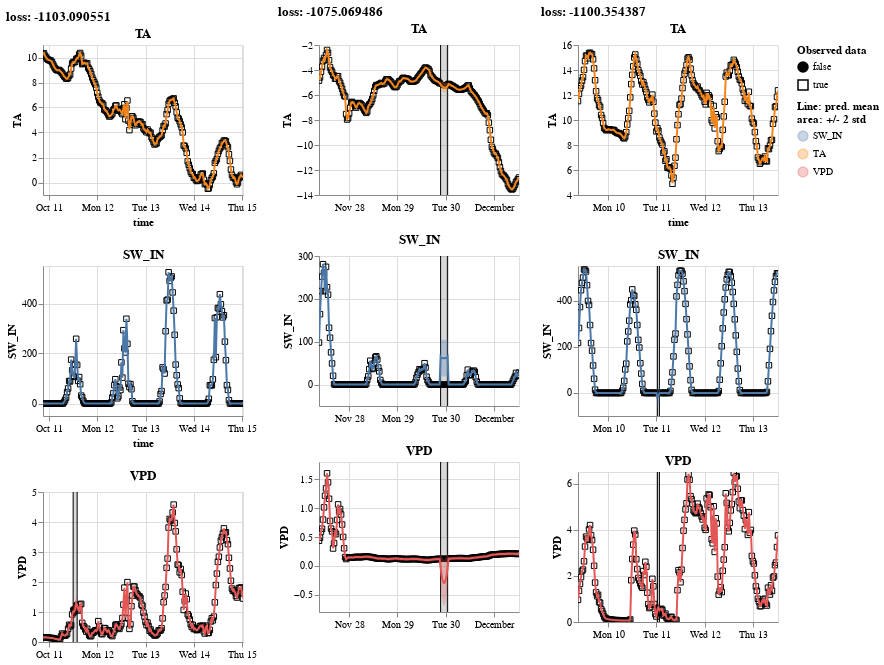

Source (notebook cell):
### Code cell
show_results(learn)

### Figure 1 — Vega-Lite specification as saved in the notebook (floating-point values rounded to 4 significant figures; data arrays with more than 128 entries replaced by an {"elided": "..."} marker saying what was removed)
{"config": {"view": {"continuousWidth": 400, "continuousHeight": 300}}, "hconcat": [{"vconcat": [{"hconcat": [{"layer": [{"mark": {"type": "point", "color": "black", "fillOpacity": 1, "strokeWidth": 1}, "encoding": {"fill": {"field": "is_present", "legend": {"title": ["Observed data"]}, "scale": {"range": ["black", "#ffffff00"]}, "type": "nominal"}, "shape": {"field": "is_present", "type": "nominal"}, "x": {"axis": {"domain": true, "labels": true, "ticks": true, "title": "time"}, "field": "time", "type": "temporal"}, "y": {"field": "value", "scale": {"zero": false}, "title": "TA", "type": "quantitative"}}}, {"layer": [{"mark": "errorband", "encoding": {"color": {"field": "variable", "legend": {"title": ["Line: pred. mean", "area: +/- 2 std"]}, "type": "nominal"}, "x": {"field": "time", "type": "temporal"}, "y": {"field": "err_low", "scale": {"zero": false}, "title": "TA", "type": "quantitative"}, "y2": {"field": "err_high"}}, "name": "view_37"}, {"mark": "line", "encoding": {"color": {"field": "variable", "type": "nominal"}, "x": {"field": "time", "type": "temporal"}, "y": {"field": "mean", "scale": {"zero": false}, "title": "TA", "type": "quantitative"}}}]}], "height": 150, "title": "TA", "width": 200}], "data": {"name": "data-8fe6e1eea2140f7b5a068dd69c86f509"}}, {"hconcat": [{"layer": [{"mark": {"type": "point", "color": "black", "fillOpacity": 1, "strokeWidth": 1}, "encoding": {"fill": {"field": "is_present", "legend": {"title": ["Observed data"]}, "scale": {"range": ["black", "#ffffff00"]}, "type": "nominal"}, "shape": {"field": "is_present", "type": "nominal"}, "x": {"axis": {"domain": true, "labels": true, "ticks": true, "title": "time"}, "field": "time", "type": "temporal"}, "y": {"field": "value", "scale": {"zero": false}, "title": "SW_IN", "type": "quantitative"}}}, {"layer": [{"mark": "errorband", "encoding": {"color": {"field": "variable", "legend": {"title": ["Line: pred. mean", "area: +/- 2 std"]}, "type": "nominal"}, "x": {"field": "time", "type": "temporal"}, "y": {"field": "err_low", "scale": {"zero": false}, "title": "SW_IN", "type": "quantitative"}, "y2": {"field": "err_high"}}, "name": "view_38"}, {"mark": "line", "encoding": {"color": {"field": "variable", "type": "nominal"}, "x": {"field": "time", "type": "temporal"}, "y": {"field": "mean", "scale": {"zero": false}, "title": "SW_IN", "type": "quantitative"}}}]}], "height": 150, "title": "SW_IN", "width": 200}], "data": {"name": "data-7e518132b7297be9b7bc2417c523b8d4"}}, {"hconcat": [{"layer": [{"data": {"name": "data-00b96e3f3b38e1adae008c5a1208608d"}, "mark": {"type": "point", "color": "black", "fillOpacity": 1, "strokeWidth": 1}, "encoding": {"fill": {"field": "is_present", "legend": {"title": ["Observed data"]}, "scale": {"range": ["black", "#ffffff00"]}, "type": "nominal"}, "shape": {"field": "is_present", "type": "nominal"}, "x": {"axis": {"domain": true, "labels": true, "ticks": true, "title": "time"}, "field": "time", "type": "temporal"}, "y": {"field": "value", "scale": {"zero": false}, "title": "VPD", "type": "quantitative"}}}, {"layer": [{"mark": "rule", "encoding": {"x": {"axis": {"domain": false, "labels": false, "ticks": false, "title": null}, "field": "gap_start", "type": "temporal"}}}, {"mark": "rule", "encoding": {"x": {"axis": {"domain": false, "labels": false, "ticks": false, "title": null}, "field": "gap_end", "type": "temporal"}}}, {"mark": {"type": "rect", "color": "black", "opacity": 0.15}, "encoding": {"x": {"axis": {"domain": false, "labels": false, "ticks": false, "title": null}, "field": "gap_start", "type": "temporal"}, "x2": {"field": "gap_end"}}}], "data": {"name": "data-9d551d4e960cfbdd5d131d704a755df1"}}, {"layer": [{"mark": "errorband", "encoding": {"color": {"field": "variable", "legend": {"title": ["Line: pred. mean", "area: +/- 2 std"]}, "type": "nominal"}, "x": {"field": "time", "type": "temporal"}, "y": {"field": "err_low", "scale": {"zero": false}, "title": "VPD", "type": "quantitative"}, "y2": {"field": "err_high"}}, "name": "view_39"}, {"mark": "line", "encoding": {"color": {"field": "variable", "type": "nominal"}, "x": {"field": "time", "type": "temporal"}, "y": {"field": "mean", "scale": {"zero": false}, "title": "VPD", "type": "quantitative"}}}], "data": {"name": "data-00b96e3f3b38e1adae008c5a1208608d"}}], "height": 150, "title": "VPD", "width": 200}]}], "title": "loss: -1103.090551"}, {"vconcat": [{"hconcat": [{"layer": [{"data": {"name": "data-a427e505cb0a9d3e7280245842157ae7"}, "mark": {"type": "point", "color": "black", "fillOpacity": 1, "strokeWidth": 1}, "encoding": {"fill": {"field": "is_present", "legend": {"title": ["Observed data"]}, "scale": {"range": ["black", "#ffffff00"]}, "type": "nominal"}, "shape": {"field": "is_present", "type": "nominal"}, "x": {"axis": {"domain": true, "labels": true, "ticks": true, "title": "time"}, "field": "time", "type": "temporal"}, "y": {"field": "value", "scale": {"zero": false}, "title": "TA", "type": "quantitative"}}}, {"layer": [{"mark": "rule", "encoding": {"x": {"axis": {"domain": false, "labels": false, "ticks": false, "title": null}, "field": "gap_start", "type": "temporal"}}}, {"mark": "rule", "encoding": {"x": {"axis": {"domain": false, "labels": false, "ticks": false, "title": null}, "field": "gap_end", "type": "temporal"}}}, {"mark": {"type": "rect", "color": "black", "opacity": 0.15}, "encoding": {"x": {"axis": {"domain": false, "labels": false, "ticks": false, "title": null}, "field": "gap_start", "type": "temporal"}, "x2": {"field": "gap_end"}}}], "data": {"name": "data-952cde6db761269fcd8f5e6457d1a432"}}, {"layer": [{"mark": "errorband", "encoding": {"color": {"field": "variable", "legend": {"title": ["Line: pred. mean", "area: +/- 2 std"]}, "type": "nominal"}, "x": {"field": "time", "type": "temporal"}, "y": {"field": "err_low", "scale": {"zero": false}, "title": "TA", "type": "quantitative"}, "y2": {"field": "err_high"}}, "name": "view_40"}, {"mark": "line", "encoding": {"color": {"field": "variable", "type": "nominal"}, "x": {"field": "time", "type": "temporal"}, "y": {"field": "mean", "scale": {"zero": false}, "title": "TA", "type": "quantitative"}}}], "data": {"name": "data-a427e505cb0a9d3e7280245842157ae7"}}], "height": 150, "title": "TA", "width": 200}]}, {"hconcat": [{"layer": [{"data": {"name": "data-3265596af3be4f5194acb014fe267096"}, "mark": {"type": "point", "color": "black", "fillOpacity": 1, "strokeWidth": 1}, "encoding": {"fill": {"field": "is_present", "legend": {"title": ["Observed data"]}, "scale": {"range": ["black", "#ffffff00"]}, "type": "nominal"}, "shape": {"field": "is_present", "type": "nominal"}, "x": {"axis": {"domain": true, "labels": true, "ticks": true, "title": "time"}, "field": "time", "type": "temporal"}, "y": {"field": "value", "scale": {"zero": false}, "title": "SW_IN", "type": "quantitative"}}}, {"layer": [{"mark": "rule", "encoding": {"x": {"axis": {"domain": false, "labels": false, "ticks": false, "title": null}, "field": "gap_start", "type": "temporal"}}}, {"mark": "rule", "encoding": {"x": {"axis": {"domain": false, "labels": false, "ticks": false, "title": null}, "field": "gap_end", "type": "temporal"}}}, {"mark": {"type": "rect", "color": "black", "opacity": 0.15}, "encoding": {"x": {"axis": {"domain": false, "labels": false, "ticks": false, "title": null}, "field": "gap_start", "type": "temporal"}, "x2": {"field": "gap_end"}}}], "data": {"name": "data-952cde6db761269fcd8f5e6457d1a432"}}, {"layer": [{"mark": "errorband", "encoding": {"color": {"field": "variable", "legend": {"title": ["Line: pred. mean", "area: +/- 2 std"]}, "type": "nominal"}, "x": {"field": "time", "type": "temporal"}, "y": {"field": "err_low", "scale": {"zero": false}, "title": "SW_IN", "type": "quantitative"}, "y2": {"field": "err_high"}}, "name": "view_41"}, {"mark": "line", "encoding": {"color": {"field": "variable", "type": "nominal"}, "x": {"field": "time", "type": "temporal"}, "y": {"field": "mean", "scale": {"zero": false}, "title": "SW_IN", "type": "quantitative"}}}], "data": {"name": "data-3265596af3be4f5194acb014fe267096"}}], "height": 150, "title": "SW_IN", "width": 200}]}, {"hconcat": [{"layer": [{"data": {"name": "data-7f90f7babfe41bdea349eab3efaf80b2"}, "mark": {"type": "point", "color": "black", "fillOpacity": 1, "strokeWidth": 1}, "encoding": {"fill": {"field": "is_present", "legend": {"title": ["Observed data"]}, "scale": {"range": ["black", "#ffffff00"]}, "type": "nominal"}, "shape": {"field": "is_present", "type": "nominal"}, "x": {"axis": {"domain": true, "labels": true, "ticks": true, "title": "time"}, "field": "time", "type": "temporal"}, "y": {"field": "value", "scale": {"zero": false}, "title": "VPD", "type": "quantitative"}}}, {"layer": [{"mark": "rule", "encoding": {"x": {"axis": {"domain": false, "labels": false, "ticks": false, "title": null}, "field": "gap_start", "type": "temporal"}}}, {"mark": "rule", "encoding": {"x": {"axis": {"domain": false, "labels": false, "ticks": false, "title": null}, "field": "gap_end", "type": "temporal"}}}, {"mark": {"type": "rect", "color": "black", "opacity": 0.15}, "encoding": {"x": {"axis": {"domain": false, "labels": false, "ticks": false, "title": null}, "field": "gap_start", "type": "temporal"}, "x2": {"field": "gap_end"}}}], "data": {"name": "data-952cde6db761269fcd8f5e6457d1a432"}}, {"layer": [{"mark": "errorband", "encoding": {"color": {"field": "variable", "legend": {"title": ["Line: pred. mean", "area: +/- 2 std"]}, "type": "nominal"}, "x": {"field": "time", "type": "temporal"}, "y": {"field": "err_low", "scale": {"zero": false}, "title": "VPD", "type": "quantitative"}, "y2": {"field": "err_high"}}, "name": "view_42"}, {"mark": "line", "encoding": {"color": {"field": "variable", "type": "nominal"}, "x": {"field": "time", "type": "temporal"}, "y": {"field": "mean", "scale": {"zero": false}, "title": "VPD", "type": "quantitative"}}}], "data": {"name": "data-7f90f7babfe41bdea349eab3efaf80b2"}}], "height": 150, "title": "VPD", "width": 200}]}], "title": "loss: -1075.069486"}, {"vconcat": [{"hconcat": [{"layer": [{"mark": {"type": "point", "color": "black", "fillOpacity": 1, "strokeWidth": 1}, "encoding": {"fill": {"field": "is_present", "legend": {"title": ["Observed data"]}, "scale": {"range": ["black", "#ffffff00"]}, "type": "nominal"}, "shape": {"field": "is_present", "type": "nominal"}, "x": {"axis": {"domain": true, "labels": true, "ticks": true, "title": "time"}, "field": "time", "type": "temporal"}, "y": {"field": "value", "scale": {"zero": false}, "title": "TA", "type": "quantitative"}}}, {"layer": [{"mark": "errorband", "encoding": {"color": {"field": "variable", "legend": {"title": ["Line: pred. mean", "area: +/- 2 std"]}, "type": "nominal"}, "x": {"field": "time", "type": "temporal"}, "y": {"field": "err_low", "scale": {"zero": false}, "title": "TA", "type": "quantitative"}, "y2": {"field": "err_high"}}, "name": "view_43"}, {"mark": "line", "encoding": {"color": {"field": "variable", "type": "nominal"}, "x": {"field": "time", "type": "temporal"}, "y": {"field": "mean", "scale": {"zero": false}, "title": "TA", "type": "quantitative"}}}]}], "height": 150, "title": "TA", "width": 200}], "data": {"name": "data-7e6272a86a0a70a48e01748d87f95ee3"}}, {"hconcat": [{"layer": [{"data": {"name": "data-b35af18a65de8f5aa1df5a648113e799"}, "mark": {"type": "point", "color": "black", "fillOpacity": 1, "strokeWidth": 1}, "encoding": {"fill": {"field": "is_present", "legend": {"title": ["Observed data"]}, "scale": {"range": ["black", "#ffffff00"]}, "type": "nominal"}, "shape": {"field": "is_present", "type": "nominal"}, "x": {"axis": {"domain": true, "labels": true, "ticks": true, "title": "time"}, "field": "time", "type": "temporal"}, "y": {"field": "value", "scale": {"zero": false}, "title": "SW_IN", "type": "quantitative"}}}, {"layer": [{"mark": "rule", "encoding": {"x": {"axis": {"domain": false, "labels": false, "ticks": false, "title": null}, "field": "gap_start", "type": "temporal"}}}, {"mark": "rule", "encoding": {"x": {"axis": {"domain": false, "labels": false, "ticks": false, "title": null}, "field": "gap_end", "type": "temporal"}}}, {"mark": {"type": "rect", "color": "black", "opacity": 0.15}, "encoding": {"x": {"axis": {"domain": false, "labels": false, "ticks": false, "title": null}, "field": "gap_start", "type": "temporal"}, "x2": {"field": "gap_end"}}}], "data": {"name": "data-f65c3b9bdd9acc07be0d4492e05b78ad"}}, {"layer": [{"mark": "errorband", "encoding": {"color": {"field": "variable", "legend": {"title": ["Line: pred. mean", "area: +/- 2 std"]}, "type": "nominal"}, "x": {"field": "time", "type": "temporal"}, "y": {"field": "err_low", "scale": {"zero": false}, "title": "SW_IN", "type": "quantitative"}, "y2": {"field": "err_high"}}, "name": "view_44"}, {"mark": "line", "encoding": {"color": {"field": "variable", "type": "nominal"}, "x": {"field": "time", "type": "temporal"}, "y": {"field": "mean", "scale": {"zero": false}, "title": "SW_IN", "type": "quantitative"}}}], "data": {"name": "data-b35af18a65de8f5aa1df5a648113e799"}}], "height": 150, "title": "SW_IN", "width": 200}]}, {"hconcat": [{"layer": [{"data": {"name": "data-b164372c343d6402415816adb240e503"}, "mark": {"type": "point", "color": "black", "fillOpacity": 1, "strokeWidth": 1}, "encoding": {"fill": {"field": "is_present", "legend": {"title": ["Observed data"]}, "scale": {"range": ["black", "#ffffff00"]}, "type": "nominal"}, "shape": {"field": "is_present", "type": "nominal"}, "x": {"axis": {"domain": true, "labels": true, "ticks": true, "title": "time"}, "field": "time", "type": "temporal"}, "y": {"field": "value", "scale": {"zero": false}, "title": "VPD", "type": "quantitative"}}}, {"layer": [{"mark": "rule", "encoding": {"x": {"axis": {"domain": false, "labels": false, "ticks": false, "title": null}, "field": "gap_start", "type": "temporal"}}}, {"mark": "rule", "encoding": {"x": {"axis": {"domain": false, "labels": false, "ticks": false, "title": null}, "field": "gap_end", "type": "temporal"}}}, {"mark": {"type": "rect", "color": "black", "opacity": 0.15}, "encoding": {"x": {"axis": {"domain": false, "labels": false, "ticks": false, "title": null}, "field": "gap_start", "type": "temporal"}, "x2": {"field": "gap_end"}}}], "data": {"name": "data-f65c3b9bdd9acc07be0d4492e05b78ad"}}, {"layer": [{"mark": "errorband", "encoding": {"color": {"field": "variable", "legend": {"title": ["Line: pred. mean", "area: +/- 2 std"]}, "type": "nominal"}, "x": {"field": "time", "type": "temporal"}, "y": {"field": "err_low", "scale": {"zero": false}, "title": "VPD", "type": "quantitative"}, "y2": {"field": "err_high"}}, "name": "view_45"}, {"mark": "line", "encoding": {"color": {"field": "variable", "type": "nominal"}, "x": {"field": "time", "type": "temporal"}, "y": {"field": "mean", "scale": {"zero": false}, "title": "VPD", "type": "quantitative"}}}], "data": {"name": "data-b164372c343d6402415816adb240e503"}}], "height": 150, "title": "VPD", "width": 200}]}], "title": "loss: -1100.354387"}], "params": [{"name": "param_59", "select": {"type": "interval", "encodings": ["x"]}, "bind": "scales", "views": ["view_37", "view_38", "view_39"]}, {"name": "param_63", "select": {"type": "interval", "encodings": ["x"]}, "bind": "scales", "views": ["view_40", "view_41", "view_42"]}, {"name": "param_67", "select": {"type": "interval", "encodings": ["x"]}, "bind": "scales", "views": ["view_43", "view_44", "view_45"]}], "$schema": "https://vega.github.io/schema/vega-lite/v5.2.0.json", "datasets": {"data-8fe6e1eea2140f7b5a068dd69c86f509": {"elided": "200 records"}, "data-7e518132b7297be9b7bc2417c523b8d4": {"elided": "200 records"}, "data-00b96e3f3b38e1adae008c5a1208608d": {"elided": "200 records"}, "data-9d551d4e960cfbdd5d131d704a755df1": [{"gap_start": "2009-10-11T12:00:00", "gap_end": "2009-10-11T14:00:00"}], "data-a427e505cb0a9d3e7280245842157ae7": {"elided": "200 records"}, "data-952cde6db761269fcd8f5e6457d1a432": [{"gap_start": "2010-11-29T21:30:00", "gap_end": "2010-11-30T01:00:00"}], "data-3265596af3be4f5194acb014fe267096": {"elided": "200 records"}, "data-7f90f7babfe41bdea349eab3efaf80b2": {"elided": "200 records"}, "data-7e6272a86a0a70a48e01748d87f95ee3": {"elided": "200 records"}, "data-b35af18a65de8f5aa1df5a648113e799": {"elided": "200 records"}, "data-f65c3b9bdd9acc07be0d4492e05b78ad": [{"gap_start": "2005-10-11T00:30:00", "gap_end": "2005-10-11T01:30:00"}], "data-b164372c343d6402415816adb240e503": {"elided": "200 records"}}}
